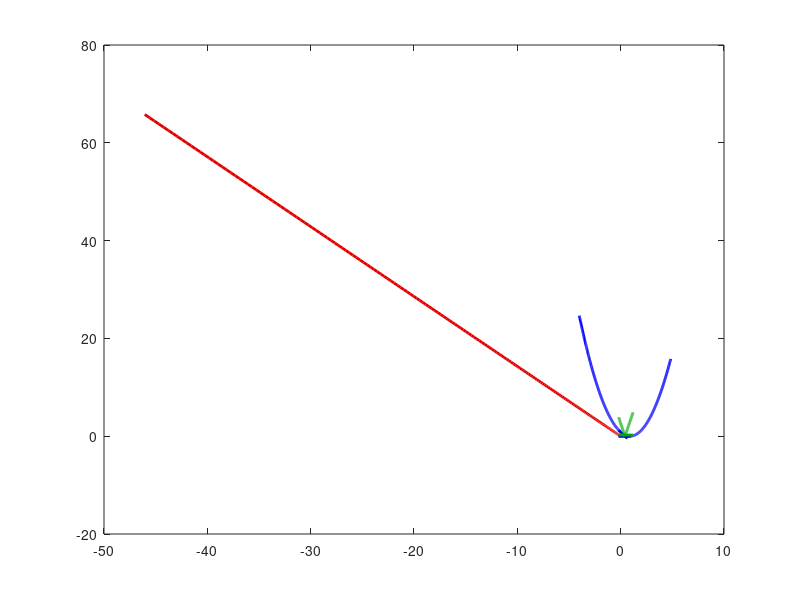

This chart was generated by the following MATLAB code: (Note: this script raises an error after producing the figure.)
%% Stability and safety charts of connected cruise control
clear; clc;

%% Problem setup
xi=0.5;     % first-order lag [s]
Dst=5;      % standstill distance [m]
kappa=0.6;	% range policy gradient [1/s]
Dsf=1;      % safe distance [m]
T=1/0.6;	% safe time headway [s]
C=xi/T;     % acceleration gain [1]
vbar=15;	% maximum speed [m/s]
abar=10;    % maximum acceleration [m/s^2]

% Range of frequencies for plant and string stability boundaries
Om=0:2*pi/200:2*pi;
om=0:2*pi/200:2*pi;

% Plot settings
IA=[-0.2,1.2];	LA='$A$ (1/s)';
IB=[-0.2,1.2];	LB='$B$ (1/s)';
IC=[0,1];       LC='$C$ (1)';
Ixi=[0,2];      Lxi='$\xi$ (s)';
blue=[0,0,1];
darkgreen=[0,170,0]/256;
darkred=[230,0,0]/256;

%% Stability boundaries
% s=0 plant stability boundary
AP1=@(B)0*B;
% s=jOm plant stability boundary
AP2=@(Om)Om.^2/kappa;
BP2=@(Om)Om.^2*xi-AP2(Om);
% om=0 string stability boundaries
AS1=@(B)0*B;
AS2=@(B)2*((1-C)*kappa-B);
% om>0 string stability boundaries
AS3=@(om)om.^2*xi+(1-C)*((1+C)/2/xi-kappa)+sqrt((om.^2*xi+(1-C)*((1+C)/2/xi-kappa)).^2-om.^4*xi^2);
BS3=@(om)om.^2*xi+(1-C^2)/2/xi-AS3(om);
AS4=@(om)om.^2*xi+(1-C)*((1+C)/2/xi-kappa)-sqrt((om.^2*xi+(1-C)*((1+C)/2/xi-kappa)).^2-om.^4*xi^2);
BS4=@(om)om.^2*xi+(1-C^2)/2/xi-AS4(om);

%% Safety boundaries
A1=@(B)(abs(1/T-xi/T^2-B)*vbar+abs(xi/T-C)*abar)/kappa/(Dst-Dsf);
A2=@(B)(1-xi/T)^2/4/xi+0*B;
C0=@(xi)xi/T;
C1=@(xi)xi/T - kappa*(Dst-Dsf)*(1-xi/T).^2/4./xi/abar;
C2=@(xi)xi/T + kappa*(Dst-Dsf)*(1-xi/T).^2/4./xi/abar;
xi1=@(C)T+0*C;

%% Stability and safety chart
% plot chart
figure(2); clf; hold on; box on;
BB=linspace(IB(1),IB(2),1001);
% plot s=0 plant stability boundary
plot(IB,AP1(IB),'--','Color',darkred,'LineWidth',2,'HandleVisibility','off');
% plot s=jOm plant stability boundary
plot(BP2(Om),AP2(Om),'Color',darkred,'LineWidth',2,'HandleVisibility','off');
% plot om=0 string stability boundaries
plot(IB,AS1(IB),'--','Color',blue,'LineWidth',2,'HandleVisibility','off');
plot(IB,AS2(IB),'--','Color',blue,'LineWidth',2,'HandleVisibility','off');
% plot om>0 string stability boundaries
plot(BS3(om),AS3(om),'Color',blue,'LineWidth',2,'HandleVisibility','off');
plot(BS4(om),AS4(om),'Color',blue,'LineWidth',2,'HandleVisibility','off');
% plot safety boundaries
plot(BB,A1(BB),'Color',darkgreen,'LineWidth',2,'HandleVisibility','off');
plot(IB,A2(IB),'Color',darkgreen,'LineWidth',2,'HandleVisibility','off');
PlotFinalize({LB,LA},[IB,IA]);

% plot critical lag
figure(3); clf; hold on; box on;
CC=linspace(IC(1),IC(2),1001);
XI=linspace(Ixi(1),Ixi(2),1001);
plot(C0(Ixi),Ixi,'--','Color',darkgreen,'LineWidth',1,'HandleVisibility','off');
plot(IC,xi1(IC),'--','Color',darkgreen,'LineWidth',1,'HandleVisibility','off');
plot(C1(XI),XI,'Color',darkgreen,'LineWidth',2,'HandleVisibility','off');
plot(C2(XI),XI,'Color',darkgreen,'LineWidth',2,'HandleVisibility','off');
PlotFinalize({LC,Lxi},[IC,Ixi]);

%% Save results
filename=['chart','_xi',num2str(xi,'%3.2f'),'_C',num2str(C,'%3.2f')];
filename=strrep(filename,'.','');
% figure(2);
% saveas(gcf,[filename,'.fig']);
% saveas(gcf,[filename,'.svg']);